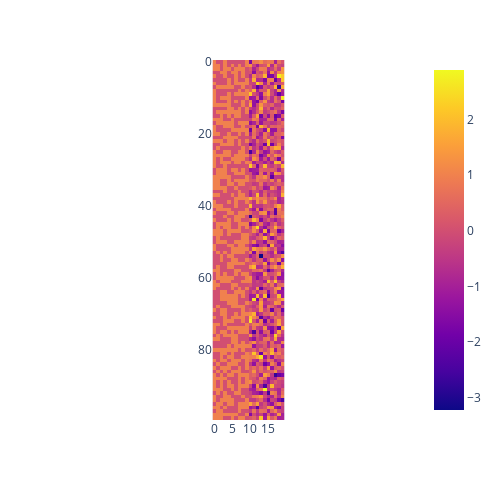

Source (notebook cell):
### Code cell
# lets generate an array of n observations with 50 features being random binary numbers and 50 features being random floats
n = 10000
plot_points = 1000
# set binary_dim to zero if you have no binary features
binary_dim = 10
n_features = 20
x = np.random.randint(2, size=(n, binary_dim))
x = np.concatenate((x, np.random.normal(size=(n, n_features-binary_dim))), axis=1)
# lets make up a correlated but complicated y variable. make sure y is 1 feature
# y = np.convolve(x[:, binary_dim:], np.random.normal(size=binary_dim), mode='same') * np.mean(x[:, :binary_dim ]) + np.random.normal(size=binary_dim)
#y = y.reshape(-1, 1)
# assign random weights to the binary features
# make the weights a distribution of only two values
weights = np.random.randint(2, size=(n_features-binary_dim))

y = np.trapz(x[:, :binary_dim], axis=1).reshape(-1, 1) 
print(x[:, :binary_dim].shape, weights.shape, y.shape)
y2 = np.sum(x[:, :binary_dim] * weights, axis=1).reshape(-1, 1)
y = y.reshape(-1, 1)

# scale the features
# use minmax scaler on binary dim and standard scaler on float dim
x_bin = MinMaxScaler().fit_transform(x[:, :binary_dim])
x_float = StandardScaler().fit_transform(x[:, binary_dim:])
x = np.concatenate((x_bin, x_float), axis=1)
#x = np.concatenate((x, y), axis=1)
x = torch.tensor(x, dtype=torch.float32)
# plot as a 10x10 image 
px.imshow(x[:100].numpy(), width=500, height=500)

### Figure 1 — Plotly figure (JSON) as saved in the notebook; plotly's stock layout.template omitted (floating-point values rounded to 4 significant figures; data arrays with more than 128 entries replaced by an {"elided": "..."} marker saying what was removed)
{"data": [{"coloraxis": "coloraxis", "hovertemplate": "x: %{x}<br>y: %{y}<br>color: %{z}<extra></extra>", "name": "0", "type": "heatmap", "xaxis": "x", "yaxis": "y", "z": {"elided": "100x20 float values"}}], "layout": {"coloraxis": {"colorscale": [[0, "#0d0887"], [0.1111, "#46039f"], [0.2222, "#7201a8"], [0.3333, "#9c179e"], [0.4444, "#bd3786"], [0.5556, "#d8576b"], [0.6667, "#ed7953"], [0.7778, "#fb9f3a"], [0.8889, "#fdca26"], [1, "#f0f921"]]}, "height": 500, "margin": {"t": 60}, "width": 500, "xaxis": {"anchor": "y", "constrain": "domain", "domain": [0, 1], "scaleanchor": "y"}, "yaxis": {"anchor": "x", "autorange": "reversed", "constrain": "domain", "domain": [0, 1]}}}
